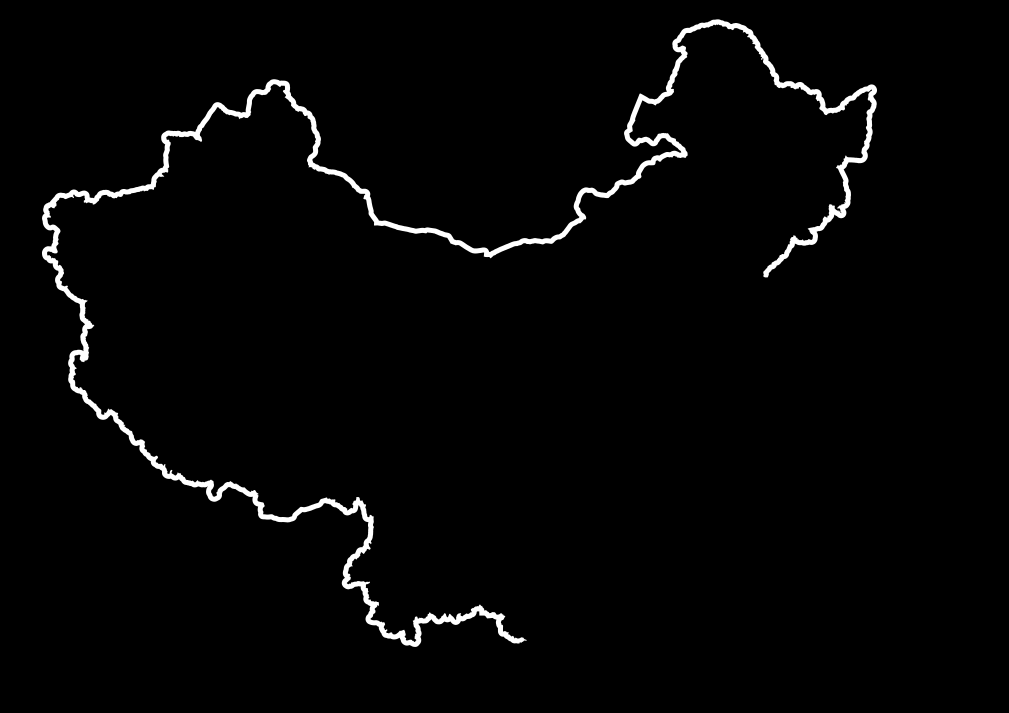
#> input picture tools/path3-render-original.png, 3025 x 2137 px, found by its file name (shown at 1/3 size)
$ python validate_path3_mask.py
#> lines starting #> are read from the running program, lines starting #| are printed output that depends on the picture; after the words box and inside, x2 and y2 are one past the last pixel; in counts of white or black regions, pixels touching at a corner belong together
"""Validate whether official path3 renders as an interior fill.

This deliberately does not flood-fill, dilate, close, or otherwise repair the
path. It samples the exact rasterization of the independent path3 copy only.
"""
from __future__ import annotations

import hashlib
import json
from pathlib import Path

import numpy as np
from PIL import Image, ImageOps


RENDER = Path("tools/path3-render-original.png")
MASK = Path("docs/screenshots/phase1c9e-path3-mask-bw.png")
SAMPLES = Path("docs/phase1c9e-path3-samples.json")

SAMPLE_POINTS = {
    "beijing": (1958.1115, 860.7744),
    "urumqi": (789.5632, 547.7053),
    "guangzhou": (1856.1821, 1823.4782),
    "haikou_hainan": (1699.6476, 2011.121),
    "taiwan_taipei": (2271.1805, 1683.4906),
    "western_mainland_lhasa": (771.3615, 1376.7095),
    "northeastern_mainland_harbin": (2293.3535, 478.5389),
    "ocean_east": (2600.0, 1200.0),
    "ocean_south": (2200.0, 2000.0),
    "south_sea_inset": (2777.1875, 1672.5696),
}


def sha256(path: Path) -> str:
    digest = hashlib.sha256()
    with path.open("rb") as stream:
        for chunk in iter(lambda: stream.read(1024 * 1024), b""):
            digest.update(chunk)
    return digest.hexdigest().upper()


def sample_alpha(gray: np.ndarray, x: float, y: float, radius: int = 2) -> float:
    ix, iy = round(x), round(y)
    crop = gray[max(0, iy - radius):iy + radius + 1, max(0, ix - radius):ix + radius + 1]
    return float(crop.mean() / 255.0) if crop.size else 0.0


def main() -> None:
    image = Image.open(RENDER).convert("RGB")
#> image is the input picture: PIL image 3025x2137 RGB; min 0, max 255, mean 5.2
    gray = np.asarray(ImageOps.grayscale(image), dtype=np.uint8)
    # Screenshot is opaque black background plus the exact white path3 render.
    # Threshold only; no morphology or filling is applied.
    bw = Image.fromarray((gray >= 128).astype(np.uint8) * 255, mode="L")
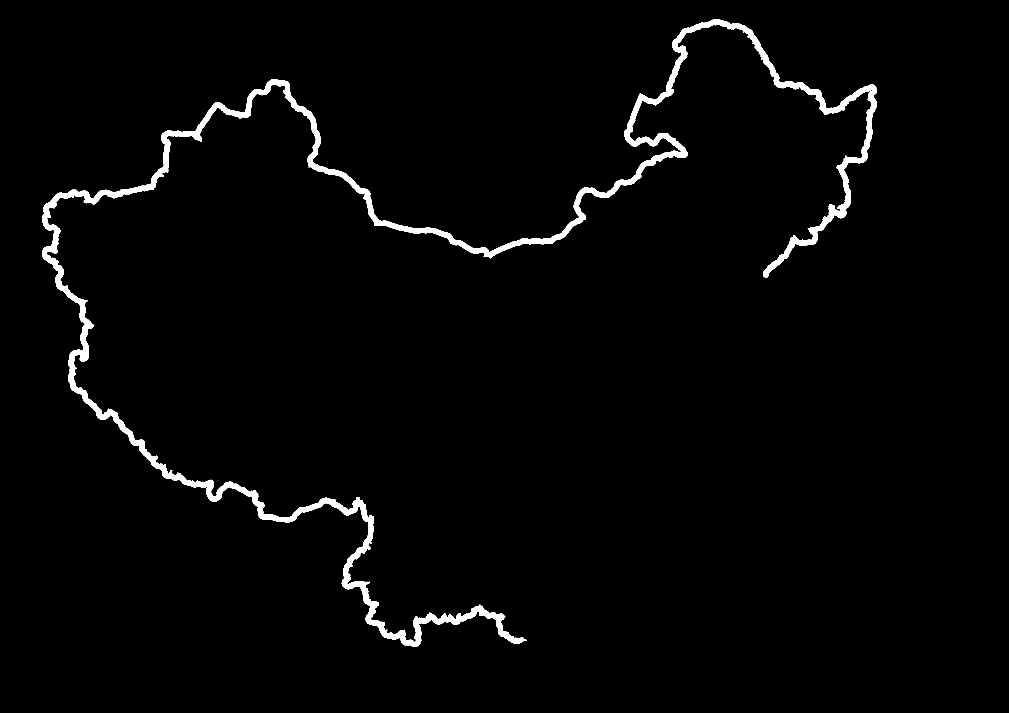
#> bw: PIL image 3025x2137 L (shown at 1/3 size); 2% white; 1 white region, box (x1, y1, x2, y2) and area: (126, 58, 2631, 1941) 131603
    MASK.parent.mkdir(parents=True, exist_ok=True)
    bw.save(MASK, format="PNG", optimize=True)
    mask_gray = np.asarray(bw, dtype=np.uint8)
    samples = {
        name: {
            "v": [x, y],
            "alpha": sample_alpha(mask_gray, x, y),
            "window": "5x5 mean",
        }
        for name, (x, y) in SAMPLE_POINTS.items()
    }
#> in sample_alpha, `crop = gray[max(0, iy - radius):iy + radius + 1, max(0, ix - radius):i..`: crop = [[0, 0, 0, 0, 0], [0, 0, 0, 0, 0], [0, 0, 0, 0, 0], [0, 0, 0, 0, 0], [0, 0, 0, 0, 0]]
#> samples = 10 items
    interior = [v["alpha"] for k, v in samples.items() if k not in {"ocean_east", "ocean_south", "south_sea_inset"}]
#> interior = [0, 0, 0, 0, 0, 0, 0]
    ocean = [samples[k]["alpha"] for k in ("ocean_east", "ocean_south", "south_sea_inset")]
#> ocean = [0, 0, 0]
    result = {
        "status": "BLOCKED_PATH3_IS_OUTLINE_ONLY" if max(interior, default=0) < 0.95 else "INTERIOR_FILL_PRESENT",
        "sourcePathId": "path3",
        "renderDimensions": {"width": image.width, "height": image.height},
        "maskFile": str(MASK).replace("\\", "/"),
        "maskSha256": sha256(MASK),
        "interiorSampleResults": samples,
        "interiorAlphaMean": float(np.mean(interior)) if interior else 0.0,
        "oceanAlphaMean": float(np.mean(ocean)) if ocean else 0.0,
        "southSeaIncluded": samples["south_sea_inset"]["alpha"] > 0.05,
        "method": "exact path3 render; threshold only; no flood fill, dilation, closure, or hand drawing",
    }
    SAMPLES.parent.mkdir(parents=True, exist_ok=True)
    SAMPLES.write_text(json.dumps(result, ensure_ascii=False, indent=2) + "\n", encoding="utf-8")
    print(json.dumps(result, ensure_ascii=False, indent=2))
#> (printed output is left out)


if __name__ == "__main__":
    main()
